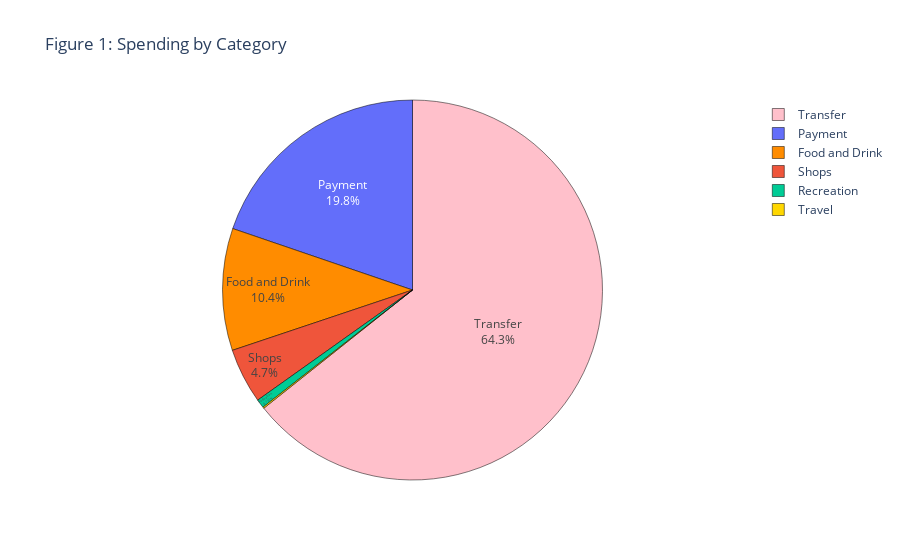

This figure's notebook cell:
### Code cell
import plotly.express as px
colors = ['gold','turquoise', 'pink', 'darkorange', 'lightgreen', 'purple']
ax_pie = px.data.tips()
fig_pie = px.pie(spending_df, values='Amount', 
                 names='Category', title='Figure 1: Spending by Category')
fig_pie.update_traces(textposition='inside', textinfo='percent+label', 
                      marker=dict(colors=colors, line=dict(color='#000000', width=0.5)))
fig_pie.show()

### Figure 1 — Plotly figure (JSON) as saved in the notebook; plotly's stock layout.template omitted (floating-point values rounded to 4 significant figures)
{"data": [{"domain": {"x": [0, 1], "y": [0, 1]}, "hoverlabel": {"namelength": 0}, "hovertemplate": "Category=%{label}<br>Amount=%{value}", "labels": ["Travel", "Travel", "Transfer", "Food and Drink", "Food and Drink", "Food and Drink", "Travel", "Recreation", "Transfer", "Transfer", "Travel", "Payment", "Payment", "Food and Drink", "Shops", "Food and Drink", "Travel", "Travel", "Transfer", "Food and Drink", "Food and Drink", "Food and Drink", "Travel", "Recreation", "Transfer", "Transfer", "Travel", "Payment", "Shops", "Food and Drink", "Payment", "Food and Drink", "Travel", "Travel", "Transfer", "Food and Drink", "Food and Drink", "Food and Drink", "Travel", "Recreation", "Transfer", "Transfer", "Travel", "Payment", "Shops", "Food and Drink", "Payment", "Food and Drink"], "legendgroup": "", "marker": {"colors": ["gold", "turquoise", "pink", "darkorange", "lightgreen", "purple"], "line": {"color": "#000000", "width": 0.5}}, "name": "", "showlegend": true, "textinfo": "percent+label", "textposition": "inside", "type": "pie", "values": [6.33, 500, -4.22, 89.4, 4.33, 12, -500, 78.5, 1000, 5850, 5.4, 25, 2078.0, 500, 500, 500, 6.33, 500, -4.22, 89.4, 4.33, 12, -500, 78.5, 1000, 5850, 5.4, 25, 500, 500, 2078.0, 500, 6.33, 500, -4.22, 89.4, 12, 4.33, -500, 78.5, 1000, 5850, 5.4, 25, 500, 500, 2078.0, 500]}], "layout": {"autosize": true, "legend": {"tracegroupgap": 0}, "title": {"text": "Figure 1: Spending by Category"}}}
